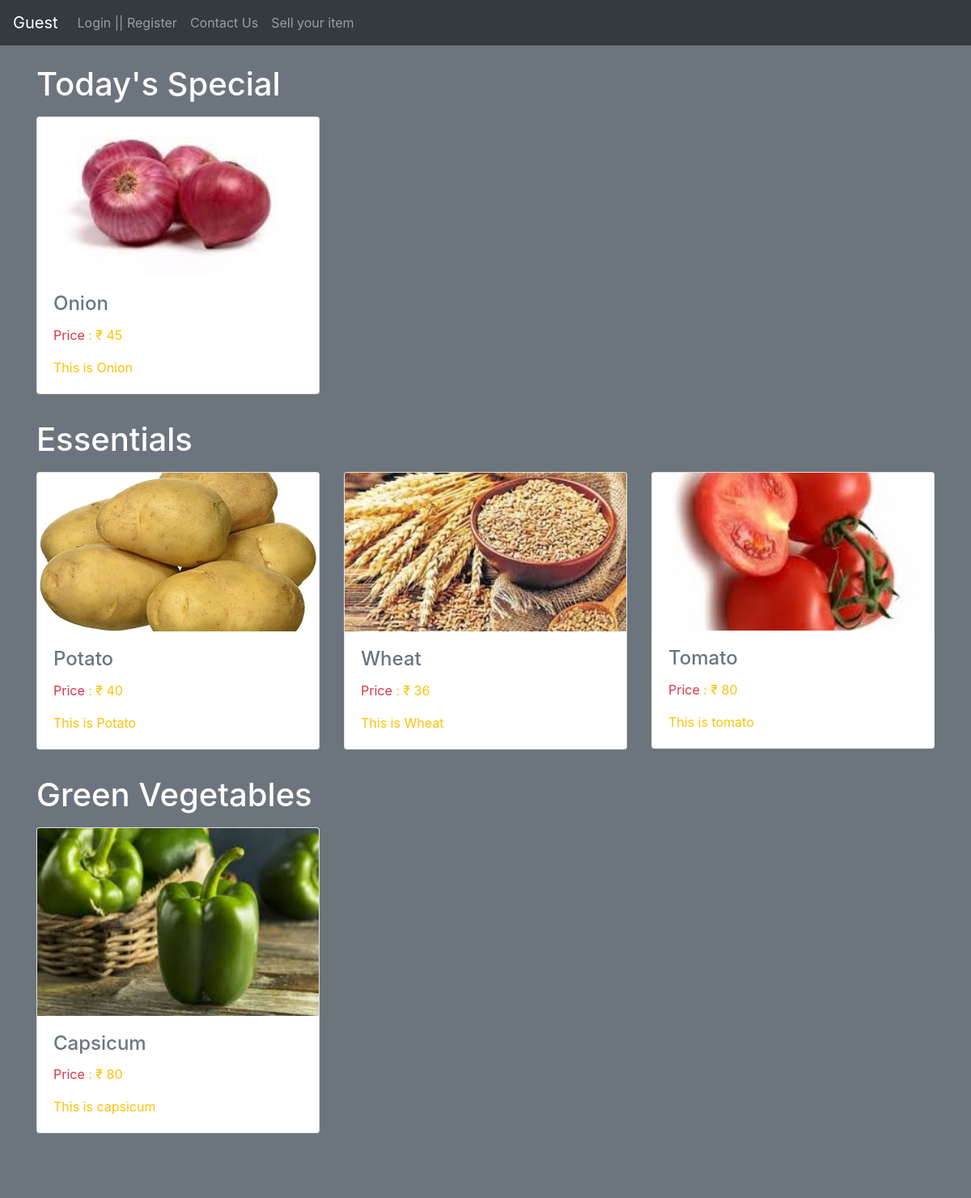
The page / on the database its author committed.
### kisan/models.py (models this page shows)
class Thing(models.Model):
    CHOICES = [
        ('Essentials', 'Essentials'),
        ('Green Vegetables', 'Green Vegetables'),
        ("Today's Special", "Today's Special"),
    ]
    name=models.CharField(max_length=100)
    desc=models.TextField(max_length=1000)
    price=models.IntegerField()
    number=models.IntegerField()
    image=models.ImageField(upload_to='static/images')
    category=models.CharField(choices=CHOICES,default="Essentials",max_length=20)

### kisan/views.py (the view)
# urls.py: 2. Add a URL to urlpatterns:  path('', views.home, name='home')
def home(request):
    if request.method=="POST":
        fm=Detail_itemForm(request.POST)
        reg=Detail_item(name=request.user,quantity=request.POST['quantity'],vege=request.POST['vege'],price=request.POST['price'])
        reg.save()
    fm=Detail_itemForm()
    obj=Thing.objects.all()
    objg=Thing.objects.filter(category="Green Vegetables")
    obje=Thing.objects.filter(category="Essentials")
    objs=Thing.objects.filter(category="Today's Special")
    return render(request,'kisan/home.html',{'objg':objg,'obje':obje,'objs':objs,'form':fm})

### kisan/templates/kisan/home.html (shortened to what this page needs)
{% extends 'kisan/base.html' %}
{% load static %}
{% block body %}
<div class="container my-4">
 {% if objs or obje or objg %}
  {% if objs %}
<h1>Today's Special</h1>
    <div id="multi-item-example" class="carousel slide carousel-multi-item" data-ride="carousel">
      <div class="carousel-inner" role="listbox">
        <div class="carousel-item active">
          <div class="row">
          {% for i in objs %}
            <div class="col-md-4">
              <div class="card mb-2">
                <img class="card-img-top" src="{{i.image}}">
                <div class="card-body">
                  <h4 class="card-title text-secondary">{{i.name}}</h4>
                  <p class="card-text text-warning"><span class="text-danger">Price </span> : ₹ {{i.price}}</p>
                  <p class="card-text text-warning">{{i.desc}}</p>
                </div>
              </div>
            </div>
        {% endfor %}
{% endif %}
            <div class="container my-4">
              {% if obje %}
              <h1>Essentials</h1>
    <div class="carousel slide carousel-multi-item" data-ride="carousel">
      <div class="carousel-inner" role="listbox">
        <div class="carousel-item active">
          <div class="row">
          {% for i in obje %}
            <div class="col-md-4">
              <div class="card mb-2">
                <img class="card-img-top" src="{{i.image}}">
                <div class="card-body">
                  <h4 class="card-title text-secondary">{{i.name}}</h4>
                  <p class="card-text text-warning"><span class="text-danger">Price </span> : ₹ {{i.price}}</p>
                  <p class="card-text text-warning">{{i.desc}}</p>
                </div>
              </div>
            </div>
        {% endfor %}
            {% endif %}
            <div class="container my-4">
              {% if objg %}
<h1>Green Vegetables</h1>
    <div class="carousel slide carousel-multi-item" data-ride="carousel">
      <div class="carousel-inner" role="listbox">
        <div class="carousel-item active">
          <div class="row">
          {% for i in objg %}
            <div class="col-md-4">
              <div class="card mb-2">
                <img class="card-img-top" src="{{i.image}}">
                <div class="card-body">
                  <h4 class="card-title text-secondary">{{i.name}}</h4>
                  <p class="card-text text-warning"><span class="text-danger">Price </span> : ₹ {{i.price}}</p>
                  <p class="card-text text-warning">{{i.desc}}</p>
                </div>
              </div>
            </div>
        {% endfor %}
{% endif %}
{% else %}
            <h1 class="alert alert-warning text-warning bg-danger" align="center">We don't have any entry in our database. To sell your product <a href="{% url 'sell'%}">Click here</a></h1>
   {% endif %}
{% endblock body %}

### kisan/templates/kisan/base.html (shortened to what this page needs)
<!DOCTYPE html>
{% load static %}
<html lang="en">
<head>
    <link rel="stylesheet" href="{% static 'css/bootstrap.css' %}">
</head>
<body class="bg-secondary text-white">
    {% include 'kisan/navbar.html' %}
    {% block body %}    {% endblock body %}
</body>
</html>

### kisan/templates/kisan/navbar.html (shortened to what this page needs)
<nav class="navbar navbar-expand-lg navbar-dark bg-dark">
  {% if request.user.is_authenticated %}
  <a class="navbar-brand" href="{% url 'home' %}">{{request.user.username}}</a>
  {% else %}
  <a class="navbar-brand" href="{% url 'home' %}">Guest</a>
  {% endif %}
  <div class="collapse navbar-collapse" id="navbarSupportedContent">
    <ul class="navbar-nav mr-auto">
{% if not request.user.is_authenticated %}
      <li class="nav-item">
        <a class="nav-link" href="{% url 'login' %}">Login || Register </a>
      </li>
    {% endif %}
           <li class="nav-item">
        <a class="nav-link" href="{% url 'contact' %}">Contact Us </a>
      </li>
        <li class="nav-item">
            <a class="nav-link" href="{% url 'sell' %}">Sell your item </a>
      </li>
    </ul>
  </div>
</nav>

### rows shown on the page
Thing: image (picture), name "Onion", price "45", desc "This is Onion"
Thing: image (picture), name "Potato", price "40", desc "This is Potato"
Thing: image (picture), name "Wheat", price "36", desc "This is Wheat"
Thing: image (picture), name "Tomato", price "80", desc "This is tomato"
Thing: image (picture), name "Capsicum", price "80", desc "This is capsicum"
